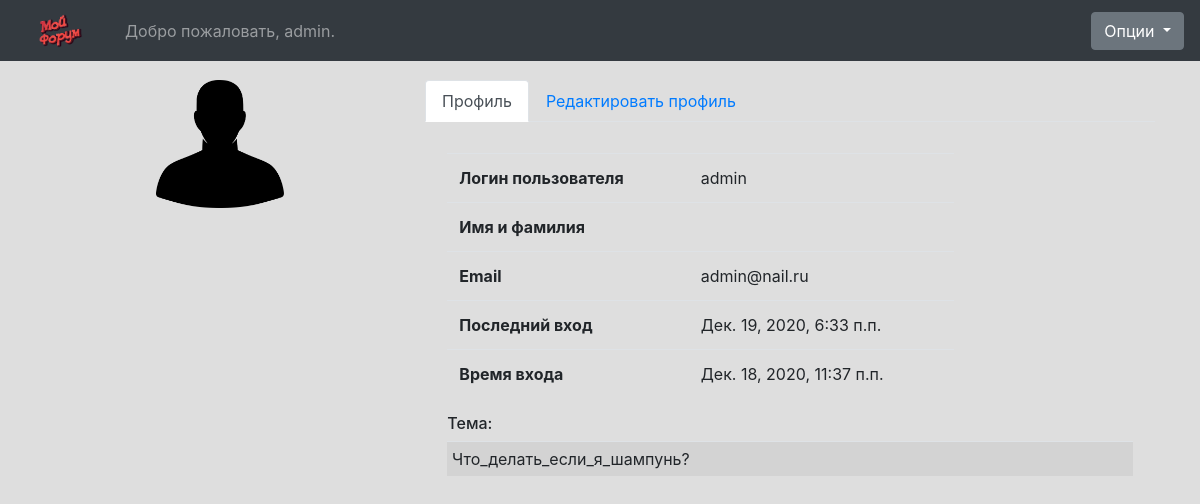
/account/ (signed in), run on the app's committed database.
### forum/models.py (models this page shows, shortened)
class User(AbstractUser):
    def imagepath(instance,filename):
        ext = filename.split('.')[-1]
        filename = 'avatar.{}'.format(ext)
        val="avatars/" + str(instance.username) + "/" + str(filename)
        if os.path.exists(val):
            os.remove(val)
        return val
    avatar = models.ImageField(upload_to=imagepath, height_field='', width_field='', blank=True)
    posts = models.IntegerField(default=0)
    replies = models.IntegerField(default=0)

class Topico(models.Model):
    class Meta:
        verbose_name = "вопрос"
        verbose_name_plural = "вопросы"
    discussao_fk = models.ForeignKey(Discussao, on_delete=models.CASCADE)
    titulo = models.CharField(max_length=200)
    autor = models.ForeignKey(User, on_delete=models.CASCADE)
    texto = RichTextField()
    data_postagem = models.DateField(default=timezone.now)

### forum/views.py (the view, shortened to what this page needs)
# urls.py: path('account/', views.Account.as_view(), name="account_page"),
@method_decorator(login_required, name='dispatch')
class Account(View):
    def get(self, request):
        form = UserUpdateForm(instance=request.user)
        user_topicos = Topico.objects.filter(autor=request.user)
        context = {'user_topicos':user_topicos, 'form':form}
        return render(request, 'forum/account.html', context)

### forum/templates/forum/account.html (shortened to what this page needs)
{% load static %}
{% load tags %}
  {% include './head.html' %}
  </head>
    <body>
        {% include './navbar.html' %}
        <div class="container">
            <div class="row my-2">
                <div class="col-lg-8 order-lg-2">
                    <ul class="nav nav-tabs">
                        <li class="nav-item">
                            <a href="#" data-target="#profile" data-toggle="tab" class="nav-link active">Профиль</a>
                        </li>
                        <li class="nav-item">
                            <a href="" data-target="#edit" data-toggle="tab" class="nav-link">Редактировать профиль</a>
                        </li>
                    </ul>
                    <div class="tab-content py-4">
                        <div class="tab-pane active"  id="profile">
                            <div class=" col-md-9 col-lg-9 ">
                                <table class="table">
                                    <tbody>
                                        <tr>
                                            <td><b>Логин пользователя</b></td>
                                            <td colspan="2">{{ request.user.username }}</td>
                                        </tr>
                                        <tr>
                                            <td><b>Имя и фамилия</b></td>
                                            <td colspan="2">{{ request.user.first_name }} {{ request.user.last_name }}</td>
                                        </tr>
                                        <tr>
                                            <td><b>Email</b></td>
                                            <td colspan="2">{{ request.user.email }}</td>
                                        </tr>
                                        <tr>
                                            <td><b>Последний вход</b></td>
                                            <td colspan="2">{{ request.user.last_login }}</td>
                                        </tr>
                                        <tr>
                                            <td><b>Время входа</b></td>
                                            <td colspan="2">{{ request.user.date_joined }}</td>
                                        </tr>
                                    </tbody>
                                </table>
                            </div>
                            <div id ="posts" class="col-md-12">
                                <h6 class="mt-2">Тема: </h6>
                                <table class="table table-striped table-sm table-hover">
                                    <tbody>
                                        {% for p in user_topicos %}
                                            <tr>
                                                <td>
                                                    {{ p.titulo }}
                                                </td>
                                            </tr>
                                        {% endfor %}
                                    </tbody>
                                </table>
                            </div>
                        </div>
                    </div>
                </div>
                <div class="col-lg-4 order-lg-1 text-center">
                    <img {% if not request.user.avatar %} src="{% static 'forum/img/profile.png' %}" {% else %} src="{{ request.user.avatar.url }}"{% endif %} class="mx-auto img-fluid img-circle d-block" width="128" height="256" alt="avatar">
                </div>
            </div>
        </div>
    </body>
</html>

### forum/templates/forum/navbar.html (shortened to what this page needs)
{% load static %}
<nav class="navbar navbar-expand navbar-dark fixed-top bg-dark">
  <a class="navbar-brand" href="/forum">
    <img class="d-inline-block align-top" src="{% static 'forum/img/django-forum-logo.png' %}" width="85" height="35" alt="">
  </a>
  <div class="collapse navbar-collapse" id="navbarCollapse">
    <ul class="navbar-nav mr-auto">
      {% if user.is_authenticated %}
        <li class="nav-item">
          <a class="nav-link" href="/account">Добро пожаловать, {{ user.get_username }}.</a>
        </li>
      {% else %}
        <li class="nav-item">
          <a class="nav-link" href="/?next={{request.path}}">Добро пожаловать, посетитель. Авторизоваться.</a>
        </li>
      {% endif %}
    </ul>
    <div class="dropdown">
      <button class="btn btn-secondary dropdown-toggle" type="button" id="dropdownMenuButton" data-toggle="dropdown" aria-haspopup="true" aria-expanded="false">
        Опции
      </button>
    </div>
  </div>
</nav>
<br><br><br>

### forum/static/forum/css/default.css (style rules this page uses)
#profile { margin-left:1%; margin-right:1%; margin-bottom:1%; margin-top:1%; }
body { background-color: #DEDEDE; }

### data on the page
User: get_username "admin", user.username "admin", user.email "admin@nail.ru", user.last_login "Дек. 19, 2020, 6:33 п.п.", user.date_joined "Дек. 18, 2020, 11:37 п.п."
Topico: titulo "Что_делать_если_я_шампунь?"
